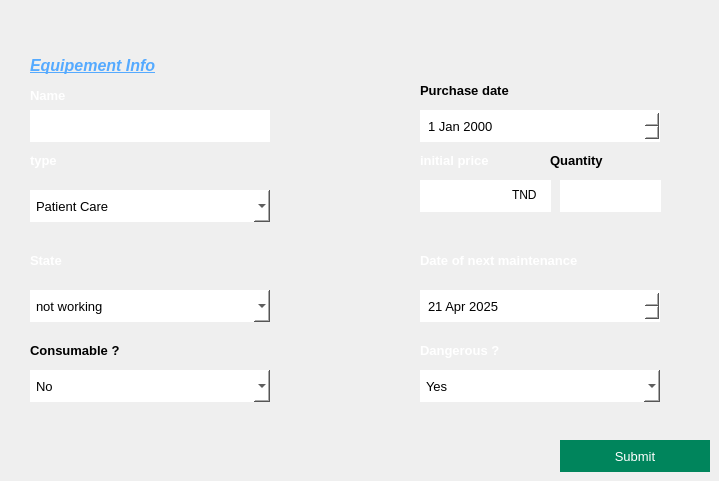
    <widget class="QWidget" name="equipAdd">
     <widget class="QLabel" name="id_5">
      <property name="geometry">
       <rect>
        <x>30</x>
        <y>150</y>
        <width>141</width>
        <height>21</height>
       </rect>
      </property>
      <property name="font">
       <font>
        <pointsize>10</pointsize>
        <bold>true</bold>
       </font>
      </property>
      <property name="text">
       <string>&lt;html&gt;&lt;head/&gt;&lt;body&gt;&lt;p&gt;&lt;span style=&quot; color:#ffffff;&quot;&gt;type&lt;/span&gt;&lt;/p&gt;&lt;/body&gt;&lt;/html&gt;</string>
      </property>
     </widget>
     <widget class="QLineEdit" name="equipName">
      <property name="geometry">
       <rect>
        <x>30</x>
        <y>110</y>
        <width>240</width>
        <height>32</height>
       </rect>
      </property>
      <property name="font">
       <font>
        <family>Arial</family>
        <pointsize>10</pointsize>
        <bold>false</bold>
       </font>
      </property>
      <property name="styleSheet">
       <string notr="true">#equipName
{
    background-color: white;
	background:white;
	color:black;
	border:none;
	padding-left:6px;
}</string>
      </property>
     </widget>
     <widget class="QLabel" name="PD">
      <property name="geometry">
       <rect>
        <x>420</x>
        <y>80</y>
        <width>141</width>
        <height>21</height>
       </rect>
      </property>
      <property name="font">
       <font>
        <pointsize>10</pointsize>
        <bold>true</bold>
       </font>
      </property>
      <property name="text">
       <string>&lt;html&gt;&lt;head/&gt;&lt;body&gt;&lt;p&gt;Purchase date &lt;/p&gt;&lt;/body&gt;&lt;/html&gt;</string>
      </property>
     </widget>
     <widget class="QLabel" name="DNM">
      <property name="geometry">
       <rect>
        <x>420</x>
        <y>250</y>
        <width>231</width>
        <height>21</height>
       </rect>
      </property>
      <property name="font">
       <font>
        <pointsize>10</pointsize>
        <bold>true</bold>
       </font>
      </property>
      <property name="text">
       <string>&lt;html&gt;&lt;head/&gt;&lt;body&gt;&lt;p&gt;&lt;span style=&quot; color:#ffffff;&quot;&gt;Date of next maintenance&lt;/span&gt;&lt;/p&gt;&lt;/body&gt;&lt;/html&gt;</string>
      </property>
     </widget>
     <widget class="QLabel" name="label_41">
      <property name="geometry">
       <rect>
        <x>30</x>
        <y>50</y>
        <width>241</width>
        <height>31</height>
       </rect>
      </property>
      <property name="font">
       <font>
        <family>Arial</family>
        <pointsize>12</pointsize>
        <bold>true</bold>
       </font>
      </property>
      <property name="text">
       <string>&lt;html&gt;&lt;head/&gt;&lt;body&gt;&lt;p&gt;&lt;span style=&quot; font-style:italic; text-decoration: underline; color:#55aaff;&quot;&gt;Equipement Info&lt;/span&gt;&lt;/p&gt;&lt;/body&gt;&lt;/html&gt;</string>
      </property>
     </widget>
     <widget class="QDateEdit" name="equipPurchaseDate">
      <property name="geometry">
       <rect>
        <x>420</x>
        <y>110</y>
        <width>240</width>
        <height>32</height>
       </rect>
      </property>
      <property name="font">
       <font>
        <family>Arial</family>
        <pointsize>10</pointsize>
        <bold>false</bold>
       </font>
      </property>
      <property name="styleSheet">
       <string notr="true">#equipPurchaseDate
{
	background:white;
	color:black;
	border:none;
	padding-left:6px;
}</string>
      </property>
      <property name="maximumDateTime">
       <datetime>
        <hour>14</hour>
        <minute>59</minute>
        <second>59</second>
        <year>2050</year>
        <month>4</month>
        <day>22</day>
       </datetime>
      </property>
      <property name="minimumDateTime">
       <datetime>
        <hour>16</hour>
        <minute>0</minute>
        <second>0</second>
        <year>2000</year>
        <month>1</month>
        <day>1</day>
       </datetime>
      </property>
      <property name="maximumDate">
       <date>
        <year>2050</year>
        <month>4</month>
        <day>22</day>
       </date>
      </property>
      <property name="minimumDate">
       <date>
        <year>2000</year>
        <month>1</month>
        <day>1</day>
       </date>
      </property>
      <property name="currentSection">
       <enum>QDateTimeEdit::Section::YearSection</enum>
      </property>
     </widget>
     <widget class="QLabel" name="priice">
      <property name="geometry">
       <rect>
        <x>420</x>
        <y>150</y>
        <width>101</width>
        <height>21</height>
       </rect>
      </property>
      <property name="font">
       <font>
        <pointsize>10</pointsize>
        <bold>true</bold>
       </font>
      </property>
      <property name="text">
       <string>&lt;html&gt;&lt;head/&gt;&lt;body&gt;&lt;p&gt;&lt;span style=&quot; color:#ffffff;&quot;&gt;initial price&lt;/span&gt;&lt;/p&gt;&lt;/body&gt;&lt;/html&gt;</string>
      </property>
     </widget>
     <widget class="QLabel" name="Name_2">
      <property name="geometry">
       <rect>
        <x>30</x>
        <y>85</y>
        <width>141</width>
        <height>21</height>
       </rect>
      </property>
      <property name="font">
       <font>
        <pointsize>10</pointsize>
        <bold>true</bold>
       </font>
      </property>
      <property name="text">
       <string>&lt;html&gt;&lt;head/&gt;&lt;body&gt;&lt;p&gt;&lt;span style=&quot; color:#ffffff;&quot;&gt;Name&lt;/span&gt;&lt;/p&gt;&lt;/body&gt;&lt;/html&gt;</string>
      </property>
     </widget>
     <widget class="QLineEdit" name="equipPrice">
      <property name="geometry">
       <rect>
        <x>420</x>
        <y>180</y>
        <width>131</width>
        <height>32</height>
       </rect>
      </property>
      <property name="font">
       <font>
        <family>Arial</family>
        <pointsize>10</pointsize>
        <bold>false</bold>
       </font>
      </property>
      <property name="styleSheet">
       <string notr="true">#equipPrice
{
	background:white;
	color:black;
	border:none;
	padding-left:6px;
}</string>
      </property>
     </widget>
     <widget class="QDateEdit" name="equipDOM">
      <property name="geometry">
       <rect>
        <x>420</x>
        <y>290</y>
        <width>240</width>
        <height>32</height>
       </rect>
      </property>
      <property name="font">
       <font>
        <family>Arial</family>
        <pointsize>10</pointsize>
        <bold>false</bold>
       </font>
      </property>
      <property name="styleSheet">
       <string notr="true">#equipDOM
{
	background:white;
	color:black;
	border:none;
	padding-left:6px;
}</string>
      </property>
      <property name="maximumDateTime">
       <datetime>
        <hour>14</hour>
        <minute>59</minute>
        <second>59</second>
        <year>2030</year>
        <month>12</month>
        <day>31</day>
       </datetime>
      </property>
      <property name="minimumDateTime">
       <datetime>
        <hour>16</hour>
        <minute>0</minute>
        <second>0</second>
        <year>2025</year>
        <month>4</month>
        <day>21</day>
       </datetime>
      </property>
     </widget>
     <widget class="QPushButton" name="pushButton_11">
      <property name="geometry">
       <rect>
        <x>560</x>
        <y>440</y>
        <width>150</width>
        <height>32</height>
       </rect>
      </property>
      <property name="font">
       <font>
        <pointsize>10</pointsize>
        <bold>false</bold>
       </font>
      </property>
      <property name="cursor">
       <cursorShape>PointingHandCursor</cursorShape>
      </property>
      <property name="focusPolicy">
       <enum>Qt::FocusPolicy::TabFocus</enum>
      </property>
      <property name="styleSheet">
       <string notr="true">#pushButton_11
{
	background:#00855C;
	border:none;
	color:white;
}

#pushButton_11:hover
{
	background:#2D2D2D;
	border:2px solid #00855C;
	color:#00855C;
}</string>
      </property>
      <property name="text">
       <string>Submit</string>
      </property>
     </widget>
     <widget class="QLabel" name="state">
      <property name="geometry">
       <rect>
        <x>30</x>
        <y>250</y>
        <width>201</width>
        <height>21</height>
       </rect>
      </property>
      <property name="font">
       <font>
        <pointsize>10</pointsize>
        <bold>true</bold>
       </font>
      </property>
      <property name="text">
       <string>&lt;html&gt;&lt;head/&gt;&lt;body&gt;&lt;p&gt;&lt;span style=&quot; color:#ffffff;&quot;&gt;State&lt;/span&gt;&lt;/p&gt;&lt;/body&gt;&lt;/html&gt;</string>
      </property>
     </widget>
     <widget class="QComboBox" name="equipState">
      <property name="geometry">
       <rect>
        <x>30</x>
        <y>290</y>
        <width>240</width>
        <height>32</height>
       </rect>
      </property>
      <property name="font">
       <font>
        <family>Arial</family>
        <pointsize>10</pointsize>
        <bold>false</bold>
       </font>
      </property>
      <property name="styleSheet">
       <string notr="true">#equipState
{
	background:white;
	color:black;
	border:none;
	padding-left:6px;
}</string>
      </property>
      <item>
       <property name="text">
        <string>not working</string>
       </property>
      </item>
      <item>
       <property name="text">
        <string>working</string>
       </property>
      </item>
      <item>
       <property name="text">
        <string>under maintenance</string>
       </property>
      </item>
      <item>
       <property name="text">
        <string>irrelevant</string>
       </property>
      </item>
     </widget>
     <widget class="QComboBox" name="equipType">
      <property name="geometry">
       <rect>
        <x>30</x>
        <y>190</y>
        <width>240</width>
        <height>32</height>
       </rect>
      </property>
      <property name="font">
       <font>
        <family>Arial</family>
        <pointsize>10</pointsize>
        <bold>false</bold>
       </font>
      </property>
      <property name="styleSheet">
       <string notr="true">#equipType
{
	background:white;
	color:black;
	border:none;
	padding-left:6px;
}</string>
      </property>
      <item>
       <property name="text">
        <string>Patient Care</string>
       </property>
      </item>
      <item>
       <property name="text">
        <string>Storage</string>
       </property>
      </item>
      <item>
       <property name="text">
        <string>Diagnostic</string>
       </property>
      </item>
      <item>
       <property name="text">
        <string>Administrative</string>
       </property>
      </item>
      <item>
       <property name="text">
        <string>Sterilization</string>
       </property>
      </item>
      <item>
       <property name="text">
        <string>(IT) &amp; Software</string>
       </property>
      </item>
     </widget>
     <widget class="QLabel" name="state_2">
      <property name="geometry">
       <rect>
        <x>30</x>
        <y>340</y>
        <width>201</width>
        <height>21</height>
       </rect>
      </property>
      <property name="font">
       <font>
        <pointsize>10</pointsize>
        <bold>true</bold>
       </font>
      </property>
      <property name="text">
       <string>&lt;html&gt;&lt;head/&gt;&lt;body&gt;&lt;p&gt;Consumable ?&lt;/p&gt;&lt;/body&gt;&lt;/html&gt;</string>
      </property>
     </widget>
     <widget class="QComboBox" name="equipType_3">
      <property name="geometry">
       <rect>
        <x>30</x>
        <y>370</y>
        <width>240</width>
        <height>32</height>
       </rect>
      </property>
      <property name="font">
       <font>
        <family>Arial</family>
        <pointsize>10</pointsize>
        <bold>false</bold>
       </font>
      </property>
      <property name="styleSheet">
       <string notr="true">#equipType_3
{
	background:white;
	color:black;
	border:none;
	padding-left:6px;
}</string>
      </property>
      <item>
       <property name="text">
        <string>No</string>
       </property>
      </item>
      <item>
       <property name="text">
        <string>Yes</string>
       </property>
      </item>
     </widget>
     <widget class="QLabel" name="Name_3">
      <property name="geometry">
       <rect>
        <x>420</x>
        <y>340</y>
        <width>141</width>
        <height>21</height>
       </rect>
      </property>
      <property name="font">
       <font>
        <pointsize>10</pointsize>
        <bold>true</bold>
       </font>
      </property>
      <property name="text">
       <string>&lt;html&gt;&lt;head/&gt;&lt;body&gt;&lt;p&gt;&lt;span style=&quot; color:#ffffff;&quot;&gt;Dangerous ?&lt;/span&gt;&lt;/p&gt;&lt;/body&gt;&lt;/html&gt;</string>
      </property>
     </widget>
     <widget class="QComboBox" name="equipType_4">
      <property name="geometry">
       <rect>
        <x>420</x>
        <y>370</y>
        <width>240</width>
        <height>32</height>
       </rect>
      </property>
      <property name="font">
       <font>
        <family>Arial</family>
        <pointsize>10</pointsize>
        <bold>false</bold>
       </font>
      </property>
      <property name="styleSheet">
       <string notr="true">#equipType_4
{
	background:white;
	color:black;
	border:none;
	padding-left:6px;
}</string>
      </property>
      <item>
       <property name="text">
        <string>Yes</string>
       </property>
      </item>
      <item>
       <property name="text">
        <string>No</string>
       </property>
      </item>
     </widget>
     <widget class="QLineEdit" name="equipQuantity">
      <property name="geometry">
       <rect>
        <x>560</x>
        <y>180</y>
        <width>101</width>
        <height>32</height>
       </rect>
      </property>
      <property name="font">
       <font>
        <family>Arial</family>
        <pointsize>10</pointsize>
        <bold>false</bold>
       </font>
      </property>
      <property name="styleSheet">
       <string notr="true">#equipQuantity
{
	background:white;
	color:black;
	border:none;
	padding-left:6px;
}</string>
      </property>
     </widget>
     <widget class="QLabel" name="priice_2">
      <property name="geometry">
       <rect>
        <x>550</x>
        <y>150</y>
        <width>81</width>
        <height>21</height>
       </rect>
      </property>
      <property name="font">
       <font>
        <pointsize>10</pointsize>
        <bold>true</bold>
       </font>
      </property>
      <property name="text">
       <string>&lt;html&gt;&lt;head/&gt;&lt;body&gt;&lt;p&gt;Quantity&lt;/p&gt;&lt;/body&gt;&lt;/html&gt;</string>
      </property>
     </widget>
     <widget class="QLabel" name="label_13">
      <property name="geometry">
       <rect>
        <x>512</x>
        <y>179</y>
        <width>41</width>
        <height>31</height>
       </rect>
      </property>
      <property name="styleSheet">
       <string notr="true">#label_13
{
	color: rgb(0, 0, 0);
}</string>
      </property>
      <property name="text">
       <string>TND</string>
      </property>
     </widget>
    </widget>
